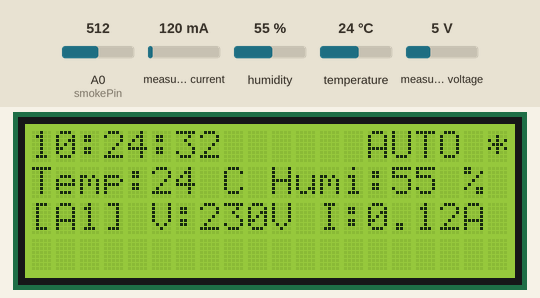
Recording of a sketch running on a simulated ESP8266 (NodeMCU). Parts: 20×4 character LCD. Inputs (shaded band) come from the test bench; at power-on: A0 (smokePin) = 512, measured current 120 mA, humidity 55 %, temperature 24 °C, measured voltage 5 V. WiFi joins after 1.5 s; servers stay silent unless stated; the local clock reads 2024-03-15 10:24:30 at power-on unless the sketch sets it; what the sketch prints to the serial monitor is not drawn.

Above: at 4.2 s.
4.3 s: A0 (smokePin) set to 415
7.0 s: A0 (smokePin) set to 389
At 10.7 s:
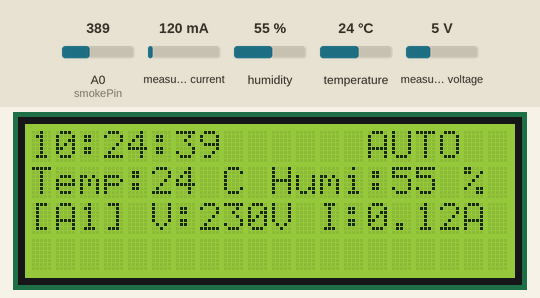
13.2 s: measured current set to 40 mA
At 15.2 s:
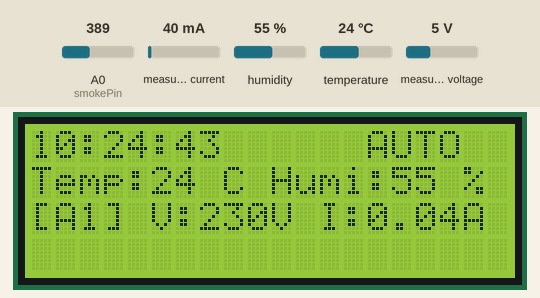
15.9 s: humidity set to 22 %
At 19.4 s:
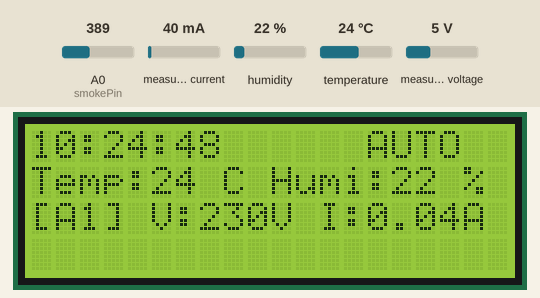
19.5 s: temperature set to 12 °C
At 22.0 s:
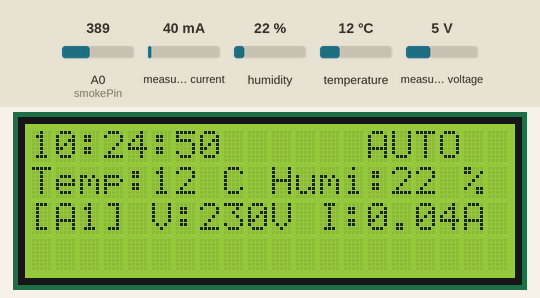
22.2 s: measured voltage set to 0.3 V
At 23.3 s:
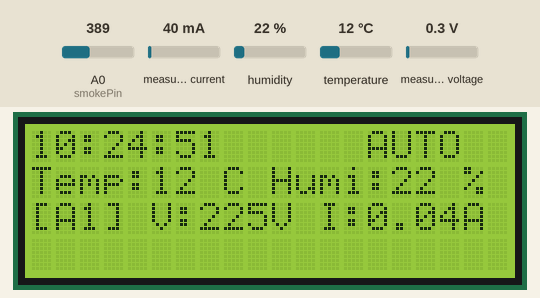
Timing chart, 0 to 25.0 s (numbered marks = the images above; inputs shaded):
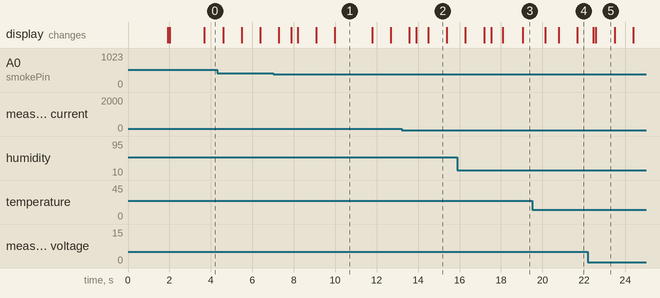

Measured:
- the behaviour switches between 401 and 400 on A0 (smokePin) (found by bisection; images 0 and 1)
- after the input at 7.0 s, the display: first differs from a run without the input after 0.87 s (image 1 shows a later state)
- what the display in image 1 shows lasts 1.8 s, from 10.0 s to 11.8 s
- what the display in image 2 shows lasts 0.9 s, from 14.5 s to 15.4 s

The sketch:

Progress_Test_1.ino
```cpp
//วัดอุณหภูมิความชื้น LCD / BLYNK
//แสดงวันที่ / เวลา LCD / BLYNK
//04-10-68 วัดพลังงานไฟฟ้า / LCD
//07-10-68 ทดสอบเตรียมสอบ

#include <ESP8266WiFi.h>
#include <BlynkSimpleEsp8266.h>
#include <TimeLib.h>
#include <WidgetRTC.h>
#include <LiquidCrystal_I2C.h>
#include <Wire.h>
#include <DHT.h>
#include <PZEM004Tv30.h>

//===== Wifi =====
char ssid[] = "LEA";
char pass[] = "11111111";
char auth[] = "3J1ZyG1Lh912BrfV2GTXhnYCGrt0oe_a";

//===== Objects =====
BlynkTimer TimerReadSensor;
BlynkTimer TimerClockDisplay;
BlynkTimer TimerReadAMP;
BlynkTimer TimerReadMQ2;
WidgetRTC rtc;

LiquidCrystal_I2C lcd(0x27, 20, 4);
PZEM004Tv30 pzem(D6, D5);

//===== DHT11 =====
#define DHTPIN 0
#define DHTTYPE DHT11
DHT dht(DHTPIN, DHTTYPE);

void ReadAMP() {
  float voltage = pzem.voltage();
  float current = pzem.current();
  float power = pzem.power();
  float energy = pzem.energy();

  if (isnan(voltage) || isnan(current) || isnan(power) || isnan(energy)) {
    Serial.println("Error reading from PZEM!");
    return;
  }

  Serial.printf("V: %.1fV | I: %.2fA | P: %.1fW | E: %.3fkWh\n", voltage, current, power, energy);

  lcd.setCursor(0, 2);
  lcd.printf("[A1] V:%dV I:%.2fA", (int)voltage, current);

  //ส่งค่าไป Blynk
  Blynk.virtualWrite(V20, (int)voltage);
  Blynk.virtualWrite(V21, current);
  Blynk.virtualWrite(V22, (int)power);
  Blynk.virtualWrite(V23, energy);

  if (power <= 0.0) {
    Blynk.virtualWrite(V11, 0);
    Serial.println(" Power = 0 > LED OFF");
  } else {
    // ถ้ามีกำลังไฟ → เปิด LED
    Blynk.virtualWrite(V11, 255);  // หรือใช้ค่า 1 ก็ได้ ถ้าเป็น LED widget
    Serial.println(" Power detected LED ON");
  }
}

void ReadMQ2() {
  int smokePin = A0;               // ขา A0 ต่อกับขา AO ของ MQ-2
  int val = analogRead(smokePin);  // อ่านค่า ADC (0–1023)

  Serial.print("ค่าควันที่อ่านได้: ");
  Serial.println(val);


  if (val > 400) {  // ถ้าค่าควันเกินเกณฑ์
    Serial.println(" ตรวจพบควัน!");
    lcd.setCursor(19, 0);
    lcd.print("*");  // แสดงสัญลักษณ์เตือนบน LCD


    Blynk.virtualWrite(V7, 0);

  } else {
    Serial.println("อากาศปกติ");
    lcd.setCursor(19, 0);
    lcd.print(" ");


    Blynk.virtualWrite(V7, 255);
  }
}

void ReadSensor() {
  float h = dht.readHumidity();
  float t = dht.readTemperature();

  if (isnan(h) || isnan(t)) {
    Serial.println("Failed to read from DHT sensor!");
    return;
  }

  lcd.setCursor(0, 1);  // แถว 1 (0 คือแถวบนสุด)
  lcd.printf("Temp:%d C Humi:%d %%  ", (int)t, (int)h);


  Blynk.virtualWrite(V6, t);  // Temp
  Blynk.virtualWrite(V5, h);  // Humidity

  Serial.printf("Temp: %.1f °C | Humidity: %.1f %%\n", t, h);
}

void ClockDisplay() {
  char Time[10], date[11];
  sprintf(date, "%02d/%02d/%04d", day(), month(), year() + 543);
  sprintf(Time, "%02d:%02d:%02d", hour(), minute(), second());

  lcd.setCursor(0, 0);
  lcd.printf("%s      AUTO", Time);
  Blynk.virtualWrite(V49, String(Time));
  Blynk.virtualWrite(V50, String(date));
  Serial.printf("Time: %s | Date: %s\n", Time, date);
}

//===== Blynk RTC =====
BLYNK_CONNECTED() {
  rtc.begin();
}

//===== Setup =====
void setup() {
  Serial.begin(115200);
  dht.begin();

  Wire.begin(D2, D1);  // กำหนด SDA/SCL
  lcd.begin();
  lcd.backlight();

  Blynk.begin(auth, ssid, pass, "blynk.en-26.com", 9600);
  Serial.println("Connecting Blynk : ");
  setSyncInterval(10 * 60);

  TimerReadSensor.setInterval(1301L, ReadSensor);  // ไม่ชน 900
  TimerReadAMP.setInterval(1709L, ReadAMP);        // ไม่ชน 900 หรือ 1300
  TimerClockDisplay.setInterval(900L, ClockDisplay);
  TimerReadMQ2.setInterval(1999L, ReadMQ2);

  ReadSensor();
  ReadAMP();
  ClockDisplay();
  ReadMQ2();
}

void loop() {
  Blynk.run();
  TimerReadSensor.run();
  TimerClockDisplay.run();
  TimerReadAMP.run();
  TimerReadMQ2.run();
}
```
